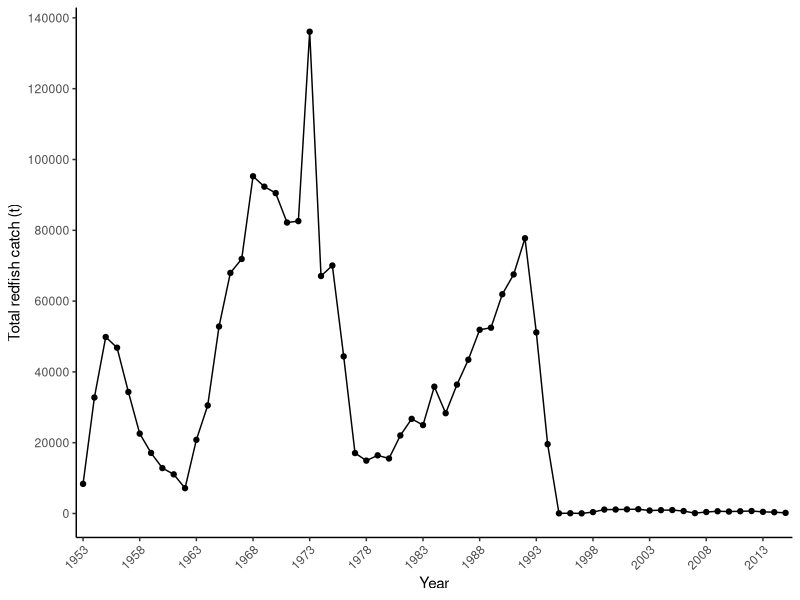
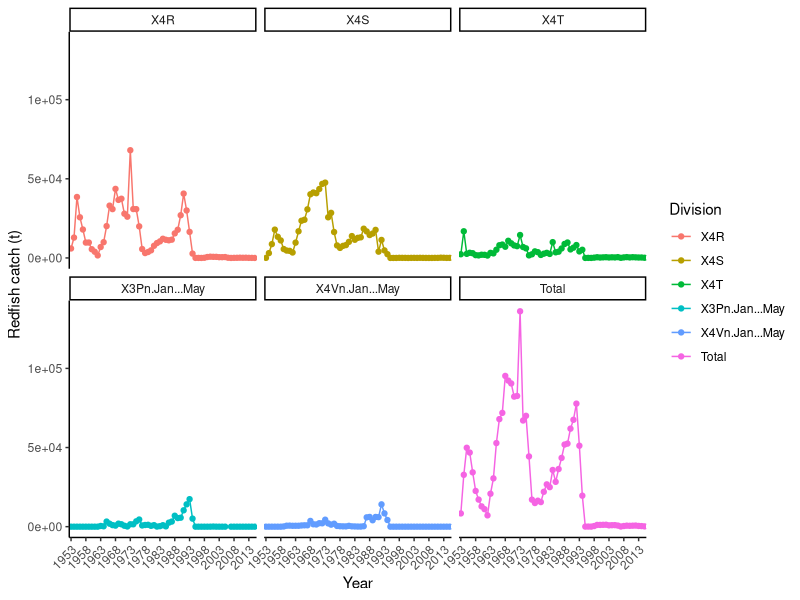

Here is the R script that generated these plots, in order: (Note: this script raises an error after producing the figures.)
#### Script for FISH 6002 major assignment
#### Rylan J. Command
#### Started on Sept 11, 2019

## 0.1 Load in data and view
rf_data <- read.csv("Redfish_data.csv", header = TRUE)
View(rf_data)
str(rf_data)

rf_data$Year <- as.factor(rf_data$Year)

## 0.2 Load in packages
library(ggplot2)
library(tidyr)

## 0.3 Visualize Total redfish catch from 1953 - 2015
ggplot(rf_data, aes(x = Year, y = Total, group = 1)) +
  geom_point() + 
  geom_line() +
  scale_x_discrete(name = "Year", breaks = seq(1953, 2015, 5)) +
  scale_y_continuous(name = "Total redfish catch (t)", breaks = seq(0, 150000, 20000)) +
  theme_classic() +
  theme(axis.text.x = element_text(angle = 45, hjust = 1))

## 0.4 Convert dataframe to long-form
rf_data_long <- gather(rf_data, Division, Catch, X4R:Total, factor_key = TRUE)

## 0.5 Visualize redfish catch from 1953 - 2015 in all divisions
ggplot(rf_data_long, aes(x = Year, y = Catch, group = Division, colour = Division)) +
  geom_point() +
  geom_line() +
  facet_wrap(~Division) +
  scale_x_discrete(name = "Year", breaks = seq(1953, 2015, 5)) +
  scale_y_continuous(name = "Redfish catch (t)") +
  theme_classic() +
  theme(axis.text.x = element_text(angle = 45, hjust = 1))
?geom_bar

## 0.6 Visualize redfish catch from 1953 - 2015 in all divisions minus "Total"
rf_data_long_noT <- rf_data_long %>% 
  
  filter(Division != "Total") %>% 

ggplot(rf_data_long_noT, aes(x = Year, y = Catch, fill = Division, colour = Division)) +
  geom_bar(stat = "identity", width = 0.4) +
  scale_x_discrete(breaks = seq(1953, 2015, 5)) +
  scale_y_continuous(name = "Redfish catch (t)", breaks = seq(0, 160000, 20000), expand = c(0, 0)) +
  theme_classic() +
  theme(axis.text.x = element_text(angle = 90))

